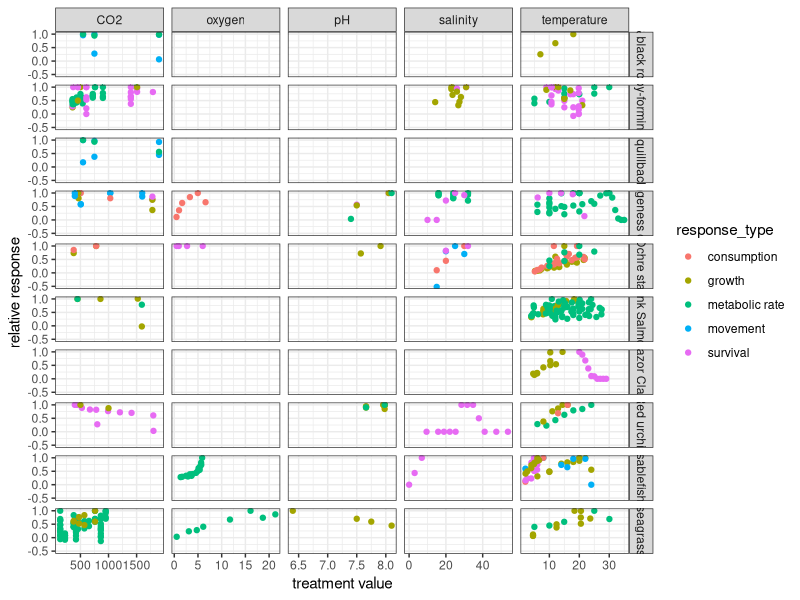
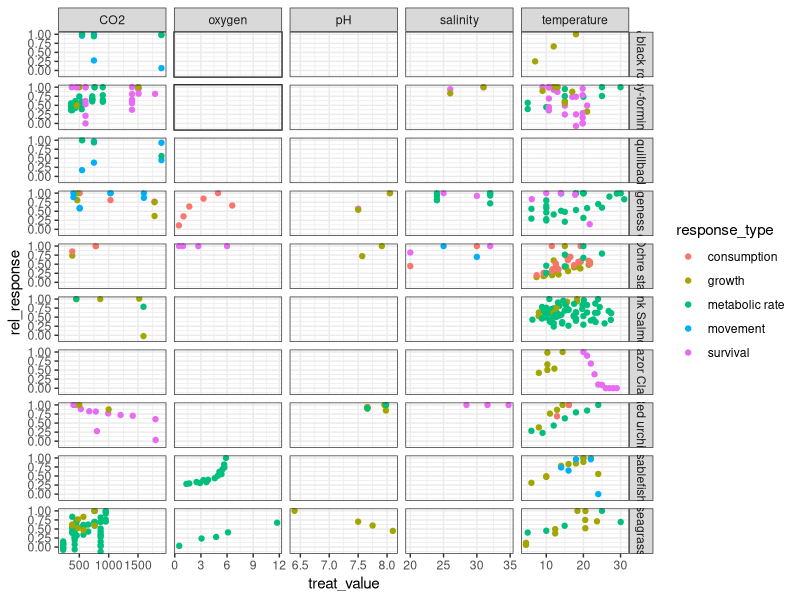

These charts were generated, in order, by the following R code:
# load libraries ----------------------------------------------------------
library(broom)
library(tidyverse)
library(reshape2)

#read in the procesed data
data<-read.csv("processed_data/201230_Schmidt_biotic_responses_data.csv")

#remove very very high CO2 values
data <- data %>%
  filter(treat_value<2000)

#make a column of species names and a unique study identifier
data<-data %>%
  mutate(genus_species=paste(data$Genus, data$Species, sep="_")) %>%
  mutate(unique_study=as.numeric(as.factor(paste(Author, Pub_Year, English_Name, Life_stage, 
                                                 Response_variable, response_type, treatment_var, rate_or_biomass, response_type_2, study_design))))


#plot all the data - relative response
data %>% 
 ggplot(aes(y=rel_response, x=treat_value, group=study, color=response_type, linetype=study_design)) + geom_point() +
  facet_grid(English_Name ~ treatment_var, scales = "free_x") + theme_bw() +
  xlab("treatment value") + ylab("relative response")

#set range of relevant values for each stressor
relevant_window_cast<-read_csv("processed_data/relevant_window_cast.csv")


#get these into the main data frame
data2<-left_join(data, relevant_window_cast, by="treatment_var")  %>%
  mutate(upper_window=max, lower_window=min)%>%
  select(-max, -min)


#for every study, subset to all values inside window plus first value outside window
data_in_window<-data2 %>%
  group_by(unique_study) %>%
  filter(treat_value>=lower_window & treat_value<=upper_window |
           treat_value==max(treat_value[which(treat_value < lower_window)]) | 
           treat_value==min(treat_value[which(treat_value > upper_window)])) %>%
  filter(length(rel_response)>1) %>% #Remove studies where insufficient data were in window
  mutate(weighting=length(which(treat_value>=lower_window & treat_value<=upper_window))) %>% #make weighting value based on how many obs within window
  ungroup()
#bunch of warnings if there were no data outside of window


#make a *new* column that flags each unique study
data_in_window<-data_in_window %>%
  mutate(unique_study=as.numeric(as.factor(paste(Author, Pub_Year, English_Name, Life_stage, 
                                                 Response_variable, response_type, treatment_var, rate_or_biomass, response_type_2, study_design))))

write_csv(data_in_window, "processed_data/data_in_window.csv")

View(data_in_window %>%
       filter(English_Name=="Ochre star",
              treatment_var=="temperature"))


#quick plot all the data - relative responses
data_in_window %>% 
  ggplot(aes(y=rel_response, x=treat_value, group=study, color=response_type)) + geom_point() +
  facet_grid(English_Name ~ treatment_var, scales = "free_x") + theme_bw() 

#
#
#
#
#
